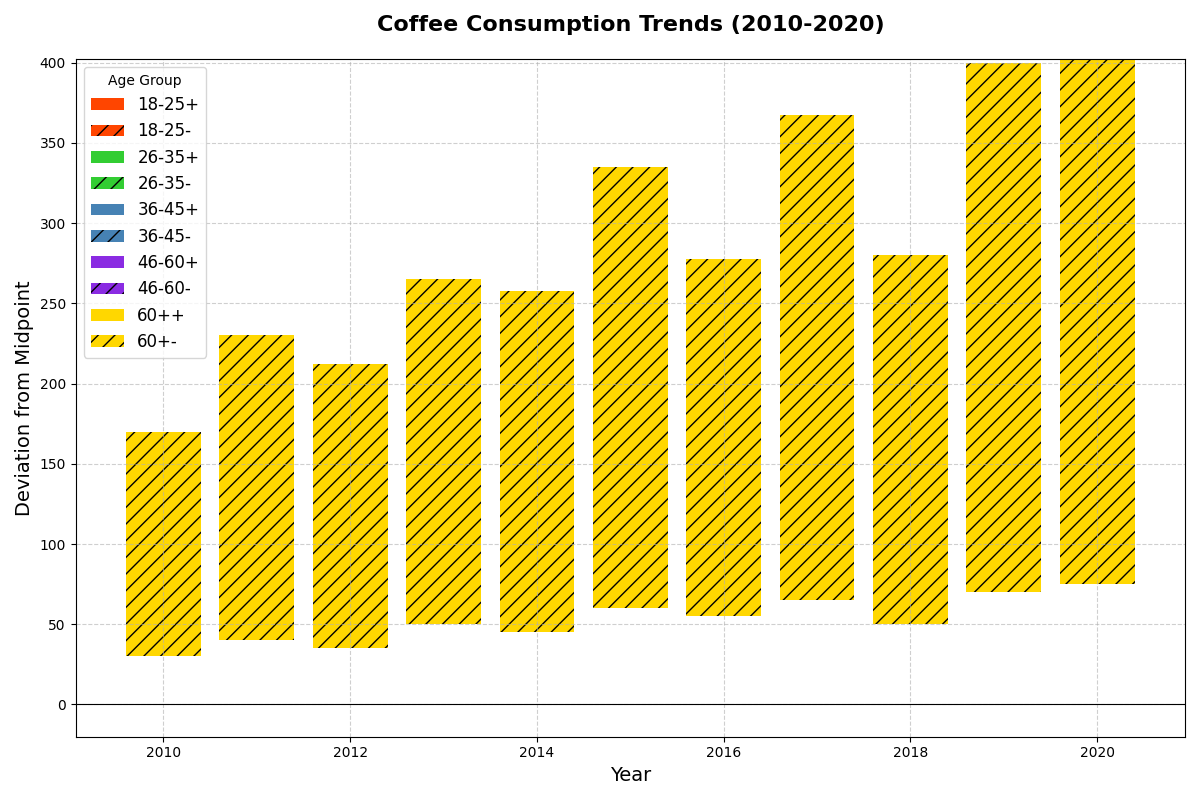

Write Python code to recreate this figure.
import matplotlib.pyplot as plt
import numpy as np

years = np.arange(2010, 2021)
age_groups = ['18-25', '26-35', '36-45', '46-60', '60+']
consumption = np.array([
    [100, 150, 120, 180, 140, 200, 160, 220, 180, 240, 200],
    [90, 110, 130, 100, 150, 170, 120, 190, 130, 210, 230],
    [70, 90, 80, 110, 100, 130, 120, 140, 110, 150, 160],
    [50, 70, 60, 90, 80, 110, 100, 120, 90, 130, 140],
    [30, 40, 35, 50, 45, 60, 55, 65, 50, 70, 75]
])

new_colors = ['#FF4500', '#32CD32', '#4682B4', '#8A2BE2', '#FFD700']

fig, ax = plt.subplots(figsize=(12, 8))

midpoint_consumption = consumption.sum(axis=0) / 2

for i, age_group in enumerate(age_groups):
    pos_vals = np.where(consumption[i] >= midpoint_consumption, consumption[i] - midpoint_consumption, 0)
    neg_vals = np.where(consumption[i] < midpoint_consumption, midpoint_consumption - consumption[i], 0)
    ax.bar(years, pos_vals, bottom=midpoint_consumption, color=new_colors[i], label=f'{age_group}+')
    ax.bar(years, -neg_vals, bottom=midpoint_consumption, color=new_colors[i], label=f'{age_group}-', hatch='//')

ax.set_title('Coffee Consumption Trends (2010-2020)', fontsize=16, weight='bold', pad=20)
ax.set_xlabel('Year', fontsize=14)
ax.set_ylabel('Deviation from Midpoint', fontsize=14)

ax.legend(title='Age Group', loc='upper left', fontsize=12)
ax.grid(True, linestyle='--', alpha=0.6)
plt.axhline(0, color='black', linewidth=0.8)
plt.tight_layout()
plt.show()
